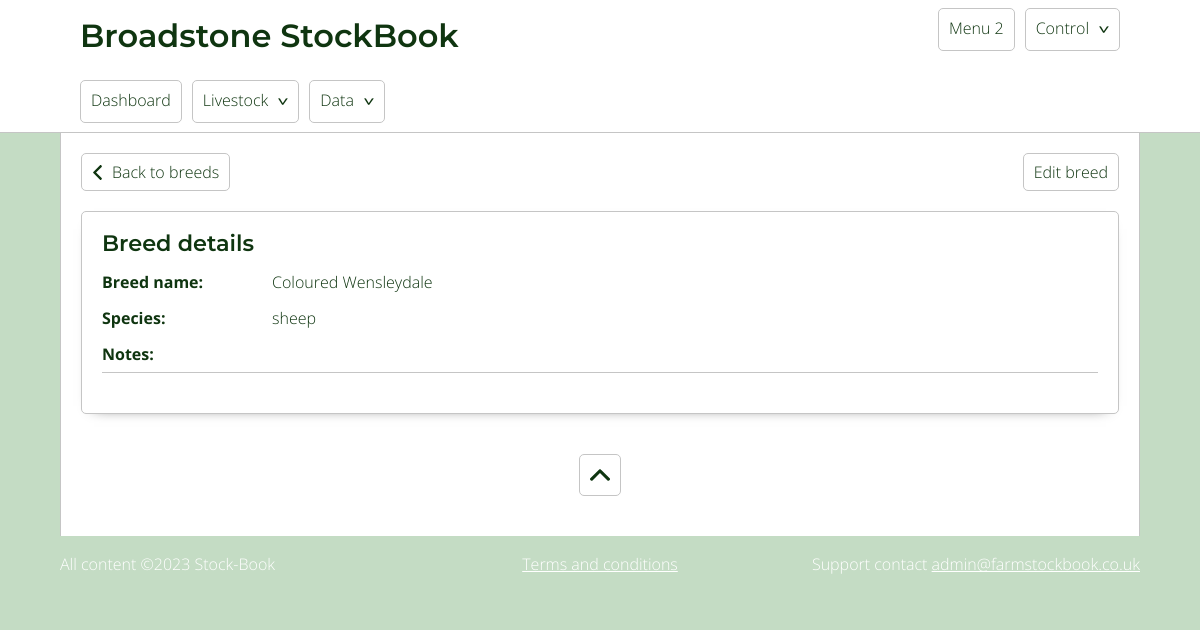
The page /breeds.php?id=12 on the database as committed earlier.
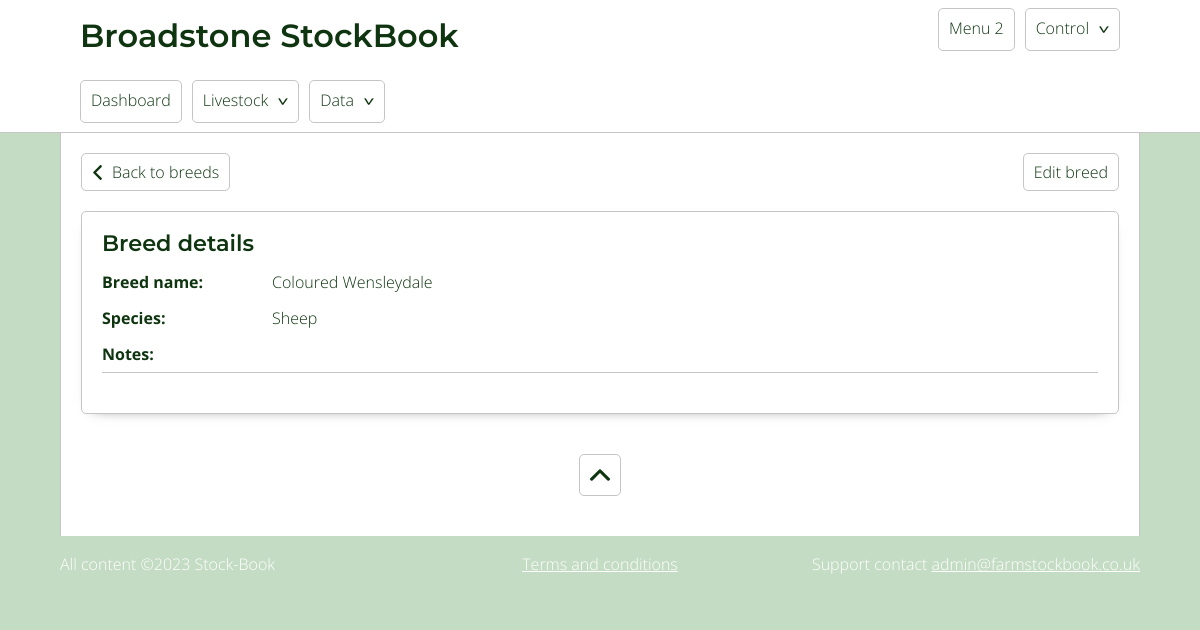
The same page on the database as committed later.
### tables this page shows
CREATE TABLE `breed` (
  `id` int(11) NOT NULL,
  `breed_name` varchar(500) NOT NULL,
  `species` int(11) NOT NULL DEFAULT 1,
  `notes` text DEFAULT NULL,
  `active` tinyint(1) NOT NULL DEFAULT 1
);

CREATE TABLE `species` (
  `id` int(11) NOT NULL,
  `species` varchar(255) NOT NULL,
  `notes` text NOT NULL
);

### includes/classes/Db.class.php (called while the page is built, shortened)
<?php
    class Db{
            private $db_servername = "localhost";
            private $db_username = "flockbook";
            private $db_password = "flockbook";
            private $db_dbName = "fb_redesign";
            protected function connect(){
                $pdo = new PDO("mysql:host=$this->db_servername;dbname=$this->db_dbName", $this->db_username, $this->db_password);
                $pdo -> setAttribute(PDO::ATTR_ERRMODE, PDO::ERRMODE_EXCEPTION);
                return self::$conn = $pdo;
            }
    }
?>

### includes/classes/Breeds.class.php (shortened to what this page needs)
<?php
    class Breeds extends Db{
            public function singleBreedCard($site_data, $id, $context){
                    $query = "SELECT * FROM breed WHERE id = :id";
                    $sql = self::$conn -> prepare($query);
                    $sql -> bindParam(':id', $id);
                    $sql -> execute();
                $row = $sql -> fetch();
                $data = '';
                $data .= "<p class='controls'>";
                    $data .= "<a href='$site_data[site_root]/breeds' class='back'>Back to breeds</a>";
                    $data .= "<a class='right_aligned js_edit_btn' data-editid='$id' data-edittype='breed' data-form='edit_breed'>Edit breed</a>";
                $data .= "</p>";
                $data .= "<div class='card breedCard'>";
                    $data .= "<h2>Breed details</h2>";
                    $data .= "<div class='col_2'>";
                        $data .= "<div>";
                            $data .= "<p><label>Breed name:</label>$row[breed_name]</p>";
                            $data .= "<p><label>Species:</label>" . $this -> getSpecies($row['species']) . "</p>";
                        $data.= "</div>";
                    $data .= "</div>";
                    $data .= "<div>";
                        $data .= "<p class='fullWidth'><label>Notes:</label>$row[notes]</p>";
                    $data .= "</div>";
                $data .= "</div>";
                if($context == 'echo'){
                    echo $data;
                }else{
                    return $data;
                }
            }
            public function getSpecies($id){
                $query = "SELECT species FROM species WHERE :id = id";
                    $sql = self::$conn -> prepare($query);
                    $sql -> bindParam(':id', $id);
                    $sql -> execute();
                    $row = $sql -> fetch();
                    return $row['species'];
            }
    }
?>

Rows that differ between the two databases and show on the page:
changed through a linked row, breed "Coloured Wensleydale": species.species "sheep" → "Sheep"
